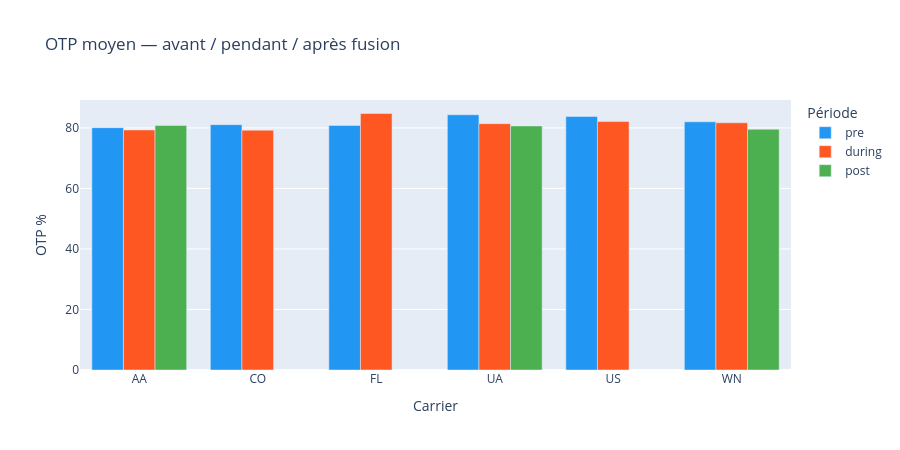

Notebook code for this chart:
### Code cell
ordre = ['pre', 'during', 'post']

df_avg = df_merger[
    df_merger['carrier_key'].isin(carriers_fusion)
].groupby(['carrier_key', 'fusion_periode'])['otp_pct'].mean().reset_index()

df_avg['fusion_periode'] = pd.Categorical(df_avg['fusion_periode'], categories=ordre, ordered=True)
df_avg = df_avg.sort_values('fusion_periode')

fig = px.bar(
    df_avg,
    x='carrier_key',
    y='otp_pct',
    color='fusion_periode',
    barmode='group',
    title='OTP moyen — avant / pendant / après fusion',
    labels={'otp_pct': 'OTP %', 'carrier_key': 'Carrier', 'fusion_periode': 'Période'},
    color_discrete_map={'pre': '#2196F3', 'during': '#FF5722', 'post': '#4CAF50'}
)

fig.update_layout(height=450)
fig.show()

### Figure 1 — Plotly figure (JSON) as saved in the notebook; plotly's stock layout.template omitted (floating-point values rounded to 4 significant figures)
{"data": [{"alignmentgroup": "True", "hovertemplate": "Période=pre<br>Carrier=%{x}<br>OTP %=%{y}<extra></extra>", "legendgroup": "pre", "marker": {"color": "#2196F3", "pattern": {"shape": ""}}, "name": "pre", "offsetgroup": "pre", "orientation": "v", "showlegend": true, "textposition": "auto", "type": "bar", "x": ["AA", "CO", "FL", "UA", "US", "WN"], "xaxis": "x", "y": [80.08, 81.08, 80.82, 84.33, 83.77, 82.0], "yaxis": "y"}, {"alignmentgroup": "True", "hovertemplate": "Période=during<br>Carrier=%{x}<br>OTP %=%{y}<extra></extra>", "legendgroup": "during", "marker": {"color": "#FF5722", "pattern": {"shape": ""}}, "name": "during", "offsetgroup": "during", "orientation": "v", "showlegend": true, "textposition": "auto", "type": "bar", "x": ["AA", "CO", "FL", "UA", "US", "WN"], "xaxis": "x", "y": [79.31, 79.23, 84.76, 81.41, 82.09, 81.69], "yaxis": "y"}, {"alignmentgroup": "True", "hovertemplate": "Période=post<br>Carrier=%{x}<br>OTP %=%{y}<extra></extra>", "legendgroup": "post", "marker": {"color": "#4CAF50", "pattern": {"shape": ""}}, "name": "post", "offsetgroup": "post", "orientation": "v", "showlegend": true, "textposition": "auto", "type": "bar", "x": ["AA", "UA", "WN"], "xaxis": "x", "y": [80.8, 80.64, 79.54], "yaxis": "y"}], "layout": {"barmode": "group", "height": 450, "legend": {"title": {"text": "Période"}, "tracegroupgap": 0}, "title": {"text": "OTP moyen — avant / pendant / après fusion"}, "xaxis": {"anchor": "y", "domain": [0, 1], "title": {"text": "Carrier"}}, "yaxis": {"anchor": "x", "domain": [0, 1], "title": {"text": "OTP %"}}}}
